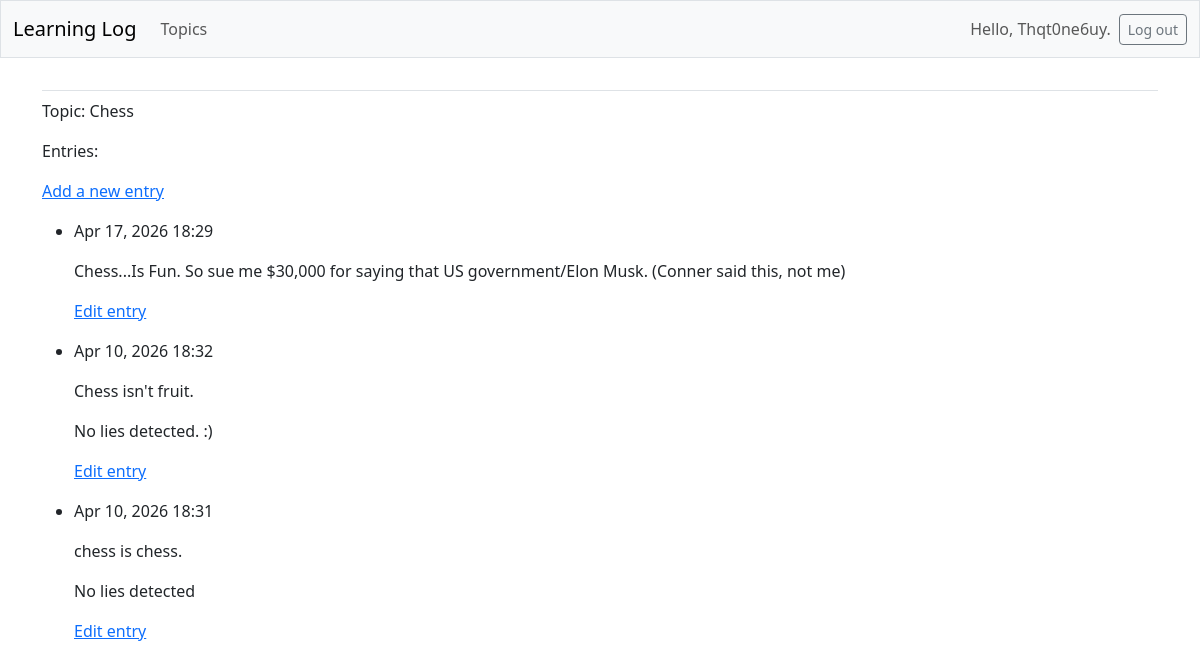
The page /topics/1/ (signed in) on the database its author committed.
### learning_logs/models.py (models this page shows, shortened)
class Topic(models.Model):
    text = models.CharField(max_length=200)
    date_added = models.DateTimeField(auto_now_add=True)
    owner = models.ForeignKey(User, on_delete=models.CASCADE)

class Entry(models.Model):
    topic = models.ForeignKey(Topic, on_delete=models.CASCADE)
    text = models.TextField()
    date_added = models.DateTimeField(auto_now_add=True)
    class Meta:
        verbose_name_plural = 'entries'

### learning_logs/views.py (the view)
# urls.py: path('topics/<int:topic_id>/', views.topic, name='topic'),
@login_required
def topic (request, topic_id):
    topic = Topic.objects.get(id=topic_id)
    if topic.owner != request.user:
        raise Http404
    entries = topic.entry_set.order_by('-date_added')
    context = {'topic': topic, 'entries': entries}
    return render(request, 'learning_logs/topic.html', context)

### learning_logs/templates/learning_logs/topic.html
{% extends 'learning_logs/base.html' %}
{% block content %}
  <p>Topic: {{ topic.text }}</p>
  <p>Entries:</p>
  <p>
    <a href="{% url 'learning_logs:new_entry' topic.id %}">Add a new entry</a>
  </p>
  <ul>
    {% for entry in entries %}
      <li>
        <p>{{entry.date_added|date:'M d, Y H:i' }}</p>
        <p>{{ entry.text|linebreaks }}</p>
        <p>
          <a href="{% url 'learning_logs:edit_entry' entry.id %}">
            Edit entry</a></p>
      </li>
    {% empty %}
      <li>There are no entries for this topic yet.</li>
    {% endfor %}
  </ul>
{% endblock content %}

### learning_logs/templates/learning_logs/base.html (shortened to what this page needs)
<!doctype html>
<html lang="en">
<head>
  {% load django_bootstrap5 %}
  {% bootstrap_css %}
</head>
<body>
  <nav class="navbar navbar-expand-md navbar-light bg-light mb-4 border">
    <div class="container-fluid">
      <a class="navbar-brand" href="{% url 'learning_logs:index' %}">
          Learning Log</a>
      <div class="collapse navbar-collapse" id="navbarCollapse">
        <ul class="navbar-nav me-auto mb-2 mb-md-0">
          <li class="nav-item">
            <a class="nav-link" href="{% url 'learning_logs:topics' %}">
              Topics</a></li>
        </ul>
        <ul class="navbar-nav ms-auto mb-2 mb-md-0">
          {% if user.is_authenticated %}
            <li class="nav-item">
              <span class="navbar-text me-2">Hello, {{ user.username }}.
                </span></li>
          {% endif %}
        </ul>
        {% if user.is_authenticated %}
          <form action="{% url 'accounts:logout' %}" method='post'>
            <button name='submit' class='btn btn-outline-secondary btn-sm'>
              Log out</button>
          </form>
        {% endif %}
      </div>
    </div>
  </nav>
  <main class="container">
    <div class="pb-2 mb-2 border-bottom">
    </div>
    <div>
      {% block content %}{% endblock content %}
    </div>
  </main>
</body>
</html>

### rows shown on the page
Topic: text "Chess"
Entry: date_added "Apr 17, 2026 18:29", text "Chess...Is Fun. So sue me $30,000 for saying that US government/Elon Musk. (Conner said this, not me)"
Entry: date_added "Apr 10, 2026 18:32", text "Chess isn't fruit. No lies detected. :)"
Entry: date_added "Apr 10, 2026 18:31", text "chess is chess. No lies detected"

### other values the page prints
{{ user.username }} "Thqt0ne6uy"
